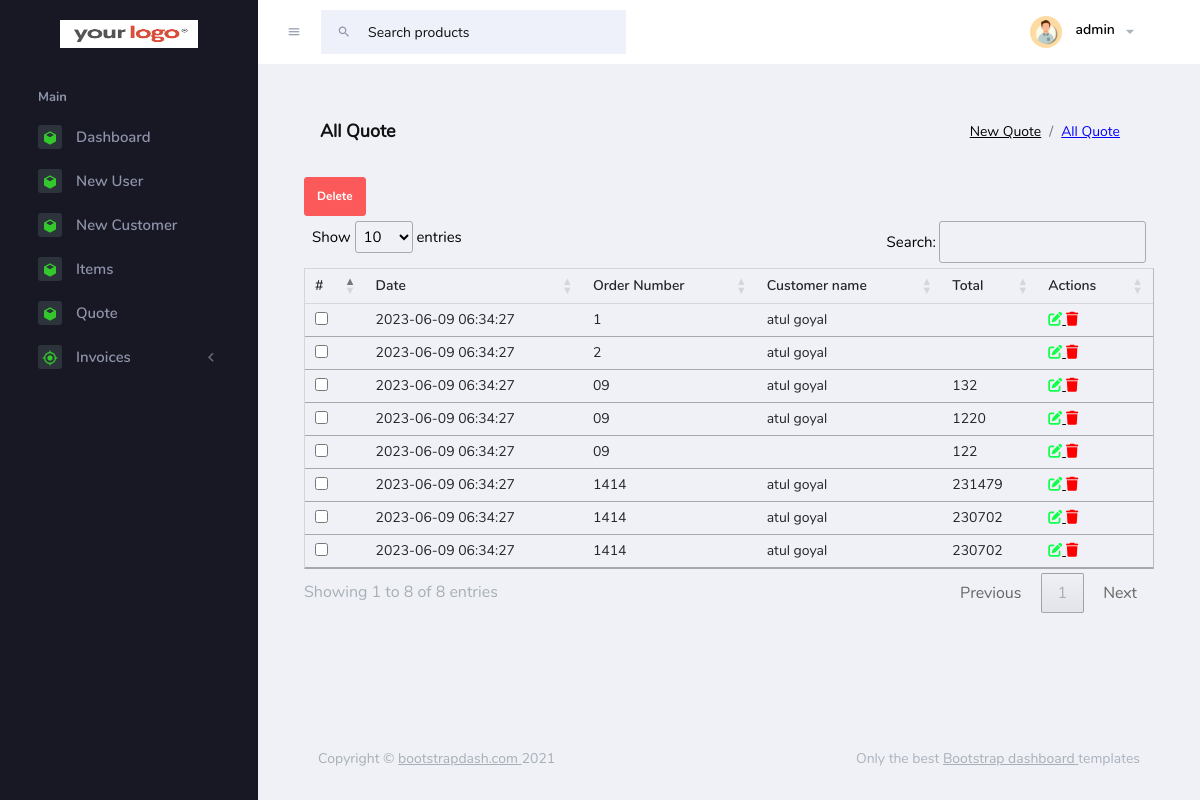
Page /pages/quote/Allquote.php (signed in) on the earlier database version.
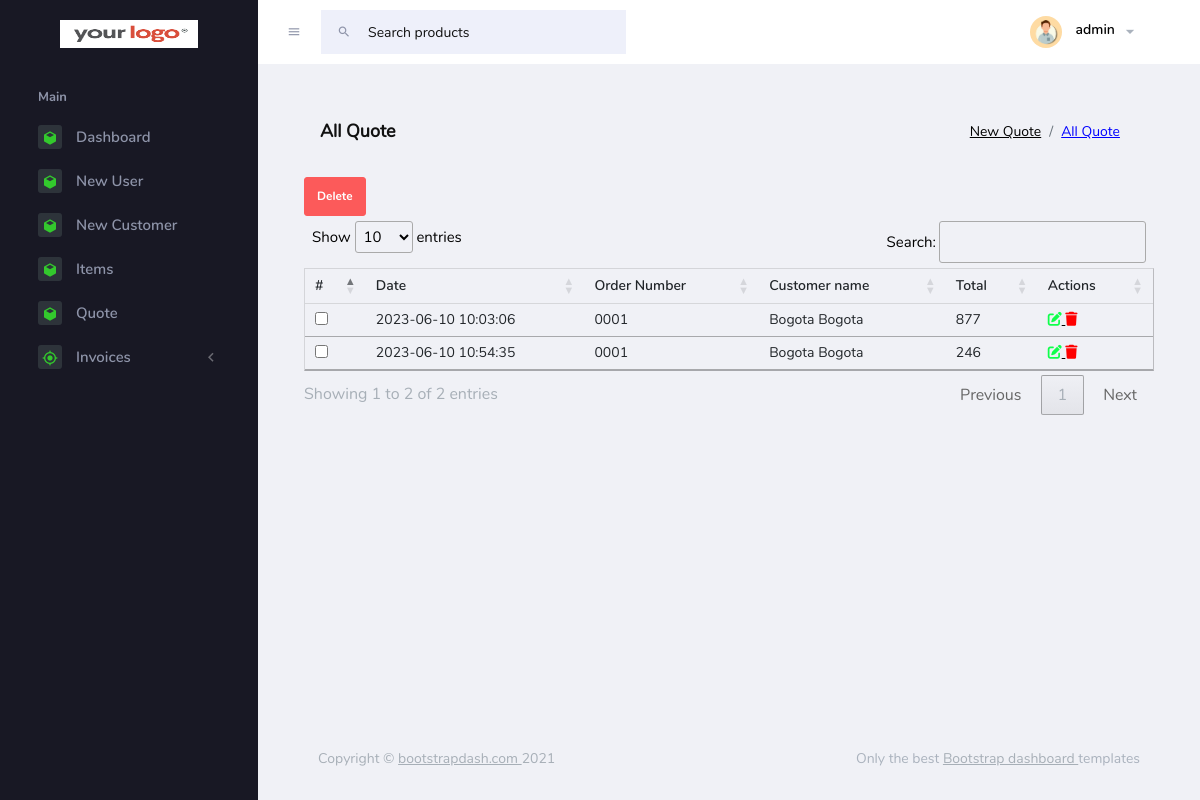
Same page on the later database version.
### tables this page shows
CREATE TABLE IF NOT EXISTS `dashboard2_quote` (
  `quote_id` int NOT NULL AUTO_INCREMENT,
  `user_id` int NOT NULL,
  `customerName` varchar(255) NOT NULL,
  `invoice` varchar(255) NOT NULL,
  `orderNumber` varchar(255) NOT NULL,
  `quoteDate` date NOT NULL,
  `expireyDate` date NOT NULL,
  `salesperson` varchar(255) NOT NULL,
  `subject` varchar(255) NOT NULL,
  `subTotal` varchar(255) NOT NULL,
  `Discount` varchar(255) NOT NULL,
  `discount2` varchar(255) NOT NULL,
  `Adjustment` varchar(255) NOT NULL,
  `TCS` varchar(255) NOT NULL,
  `total` varchar(255) NOT NULL,
  `termsAndConditions` varchar(255) NOT NULL,
  `items` json NOT NULL,
  `creation_Date` timestamp NOT NULL DEFAULT CURRENT_TIMESTAMP,
  PRIMARY KEY (`quote_id`)
);

### pages/database/quote/Allquote.php (the view)
<?php
include(dirname(__FILE__)."/../dbconnect.php");
$sql2 = "select * from dashboard2_quote";
$result = mysqli_query($conn,$sql2);
while ($row = $result->fetch_assoc()) {
    echo "
            <tr>
            <td><input type='checkbox' name='mdeleteIdQuote[]' value='" .  $row["quote_id"] . "'></td>
                <td>" . $row["creation_Date"] . "</td>
                <td>" . $row["invoice"] . "</td>
                <td>" . $row["customerName"] . "</td>
                <td>" . $row["total"] . "</td>
                <td>
                <a href='#'>
                    <i id='".$row["quote_id"]."' class='fa-solid fa-pen-to-square quoteEdit' style='color: #0fff4b;'></i>
                </a>
                <a href='#'>
                <i id='".$row["quote_id"]."'class='fa-solid fa-trash quotedelete' style='color: #ff0000;'></i>
                </a>
                </td>
            </tr>
                ";
}

### pages/common/header.php (shortened to what this page needs)
<!doctype html>
<html lang="en">
<head>
    <link href="https://cdn.jsdelivr.net/npm/bootstrap@5.0.2/dist/css/bootstrap.min.css" rel="stylesheet">
    <link rel="stylesheet" href="<?php echo INV_ASSETS; ?>/vendors/mdi/css/materialdesignicons.min.css">
    <link rel="stylesheet" href="<?php echo INV_ASSETS; ?>/vendors/flag-icon-css/css/flag-icon.min.css">
    <link rel="stylesheet" href="<?php echo INV_ASSETS; ?>/vendors/css/vendor.bundle.base.css">
    <link rel="stylesheet" href="<?php echo INV_ASSETS; ?>/css/style.css">
    <link rel="stylesheet" href="<?php echo INV_ASSETS; ?>/css/style2.css">
    <link rel="stylesheet" href="<?php echo INV_ASSETS; ?>/css/custom_style.css">
    <link rel="stylesheet" href="https://cdnjs.cloudflare.com/ajax/libs/font-awesome/6.4.0/css/all.min.css">
    <link rel="stylesheet" href="https://cdn.datatables.net/1.13.4/css/jquery.dataTables.css" />
    <link href="<?php echo INV_ASSETS; ?>/css/Select2.css" rel="stylesheet" />
</head>

### pages/quote/Allquote.php (shortened to what this page needs)
<?php include('../common/header.php'); ?>
<body>
    <div class="container-scroller">
        <?php include('../common/navbar.php'); ?>
        <div class="container-fluid page-body-wrapper">
            <?php include('../common/sidebar.php'); ?>
            <div class="main-panel">
                <div class="content-wrapper">
                    <div class="page-header">
                        <h3 class="page-title"> All Quote </h3>
                        <nav aria-label="breadcrumb">
                            <ol class="breadcrumb">
                                <li class="breadcrumb-item"><a href="quote.php">New Quote</a></li>
                                <li class="breadcrumb-item active"><a href="Allquote.php">All Quote</a></li>
                        </nav>
                    </div>
                    <form action="../database/quote/deleteQuote.php" method="POST">
                        <button type="submit" name="mDeleteQuote" class="btn btn-danger">Delete</button>
                        <table border="1" class="mt-5 table" id="myTable">
                            <thead>
                                <tr>
                                    <th>#</th>
                                    <th>Date</th>
                                    <th>Order Number</th>
                                    <th>Customer name</th>
                                    <th>Total</th>
                                    <th>Actions</th>
                                </tr>
                            </thead>
                            <tbody>
                                <?php
                                include('../database/quote/Allquote.php')
                                ?>
                            </tbody>
                        </table>
                    </form>
                </div>
                <footer class="footer">
                    <div class="footer-inner-wraper">
                        <div class="d-sm-flex justify-content-center justify-content-sm-between py-2">
                            <span class="text-muted text-center text-sm-left d-block d-sm-inline-block">Copyright © <a href="https://www.bootstrapdash.com/" target="_blank">bootstrapdash.com </a>2021</span>
                            <span class="float-none float-sm-right d-block mt-1 mt-sm-0 text-center">Only the best <a href="https://www.bootstrapdash.com/" target="_blank"> Bootstrap dashboard </a> templates</span>
                        </div>
                    </div>
                </footer>
            </div>
        </div>
    </div>
</body>
</html>

### pages/common/navbar.php (shortened to what this page needs)
<nav class="navbar default-layout-navbar col-lg-12 col-12 p-0 fixed-top d-flex flex-row">
  <div class="text-center navbar-brand-wrapper d-flex align-items-center justify-content-center">
    <a class="navbar-brand brand-logo" href="<?php echo SITE_URL; ?>pages/dashboard.php"><img src="<?php echo INV_ASSETS; ?>/images/your_logo.png" /></a>
  </div>
  <div class="navbar-menu-wrapper d-flex align-items-stretch nav-right">
    <button class="navbar-toggler navbar-toggler align-self-center" type="button" data-toggle="minimize">
      <span class="mdi mdi-menu"></span>
    </button>
    <div class="search-field d-none d-xl-block">
      <form class="d-flex align-items-center h-100" action="#">
        <div class="input-group">
          <div class="input-group-prepend bg-transparent">
            <i class="input-group-text border-0 mdi mdi-magnify"></i>
          </div>
          <input type="text" class="form-control bg-transparent border-0" placeholder="Search products">
        </div>
      </form>
    </div>
    <ul class="navbar-nav navbar-nav-right">
      <li class="nav-item nav-profile dropdown">
        <a class="nav-link dropdown-toggle" id="profileDropdown" href="#" data-bs-toggle="dropdown" aria-expanded="false">
          <div class="nav-profile-img">
            <img src="<?php echo INV_ASSETS; ?>/images/faces/logo1.jpg" alt="image">
          </div>
          <div class="nav-profile-text">
            <p id="<?php echo $_SESSION['userID'] ?>" class="mb-1 text-black user_Name"><?php echo $_SESSION['username'] ?></p>
          </div>
        </a>
      </li>
    </ul>
  </div>
</nav>

### pages/common/sidebar.php (shortened to what this page needs)
<nav class="sidebar sidebar-offcanvas" id="sidebar">
  <ul class="nav">
    <li class="nav-item nav-category">Main</li>
    <li class="nav-item">
      <a class="nav-link" href="<?php echo SITE_URL; ?>pages/dashboard.php">
        <span class="icon-bg"><i class="mdi mdi-cube menu-icon"></i></span>
        <span class="menu-title">Dashboard</span>
      </a>
    </li>
    <li class="nav-item">
      <a class="nav-link" href="<?php echo SITE_URL; ?>pages/users/user.php">
        <span class="icon-bg"><i class="mdi mdi-cube menu-icon"></i></span>
        <span class="menu-title">New User</span>
      </a>
    </li>
    <li class="nav-item">
      <a class="nav-link" href="<?php echo SITE_URL; ?>pages/customer/customer.php">
        <span class="icon-bg"><i class="mdi mdi-cube menu-icon"></i></span>
        <span class="menu-title">New Customer</span>
      </a>
    </li>
    <li class="nav-item">
      <a class="nav-link" href="<?php echo SITE_URL; ?>pages/items/items.php">
        <span class="icon-bg"><i class="mdi mdi-cube menu-icon"></i></span>
        <span class="menu-title">Items</span>
      </a>
    </li>
    <li class="nav-item">
      <a class="nav-link" href="<?php echo SITE_URL; ?>pages/quote/quote.php">
        <span class="icon-bg"><i class="mdi mdi-cube menu-icon"></i></span>
        <span class="menu-title">Quote</span>
      </a>
    </li>
    <li class="nav-item">
      <a class="nav-link" data-bs-toggle="collapse" href="#ui-basic" aria-expanded="false" aria-controls="ui-basic">
        <span class="icon-bg"><i class="mdi mdi-crosshairs-gps menu-icon"></i></span>
        <span class="menu-title">Invoices</span>
        <i class="menu-arrow"></i>
      </a>
    </li>
  </ul>
</nav>

### assets/css/style2.css (style rules this page uses)
a { color: black; }
.breadcrumb .active a { color: blue !important; }

### assets/css/custom_style.css (style rules this page uses)
:root { --dark-bg-color: #434343; --dark-text-color: #fff; }
.navbar-menu-wrapper.nav-right { padding-right: 50px; }
input { padding: 10px !important; }
.form-control { border-radius: 8px; }
html, body { margin: 0; padding: 0; height: 100%; width: 100%; }

Differences in the rows shown:
removed dashboard2_quote: creation_Date "2023-06-09 06:34:27", invoice "09", customerName "atul goyal", total "132"
removed dashboard2_quote: creation_Date "2023-06-09 06:34:27", invoice "09", customerName "atul goyal", total "1220"
removed dashboard2_quote: creation_Date "2023-06-09 06:34:27", invoice "09", total "122"
removed dashboard2_quote: creation_Date "2023-06-09 06:34:27", invoice "1414", customerName "atul goyal", total "231479"
removed dashboard2_quote: creation_Date "2023-06-09 06:34:27", invoice "1414", customerName "atul goyal", total "230702"
removed dashboard2_quote: creation_Date "2023-06-09 06:34:27", invoice "1414", customerName "atul goyal", total "230702"
changed dashboard2_quote (number 1 of 2 on the later page): creation_Date "2023-06-09 06:34:27" → "2023-06-10 10:03:06"; invoice "1" → "0001"; customerName "atul goyal" → "Bogota Bogota"; total (not shown) → "877"
changed dashboard2_quote (number 2 of 2 on the later page): creation_Date "2023-06-09 06:34:27" → "2023-06-10 10:54:35"; invoice "2" → "0001"; customerName "atul goyal" → "Bogota Bogota"; total (not shown) → "246"
Other differences:
text written by a page script: "Show entries Search: Showing 1 to 8 of 8 entries Previous 1 Next" → "Show entries Search: Showing 1 to 2 of 2 entries Previous 1 Next"
